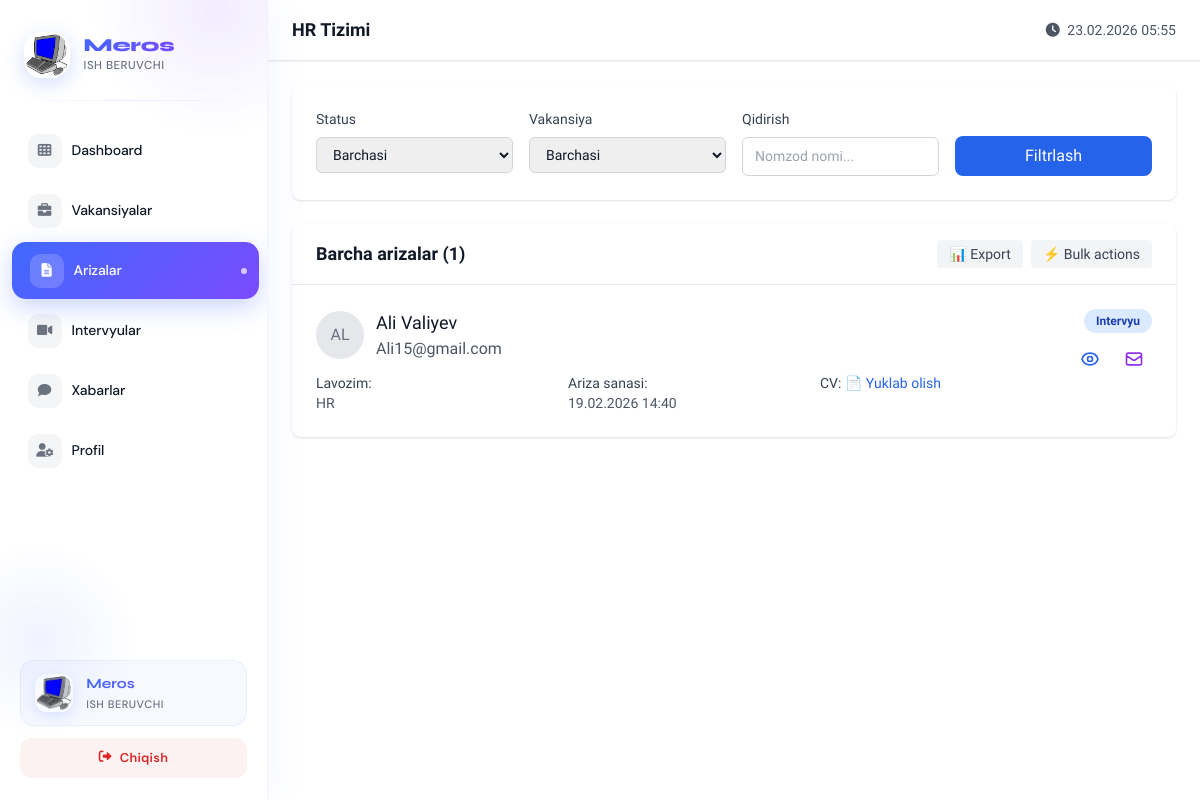
Before: /employer/applications/ (signed in) with the older database file.
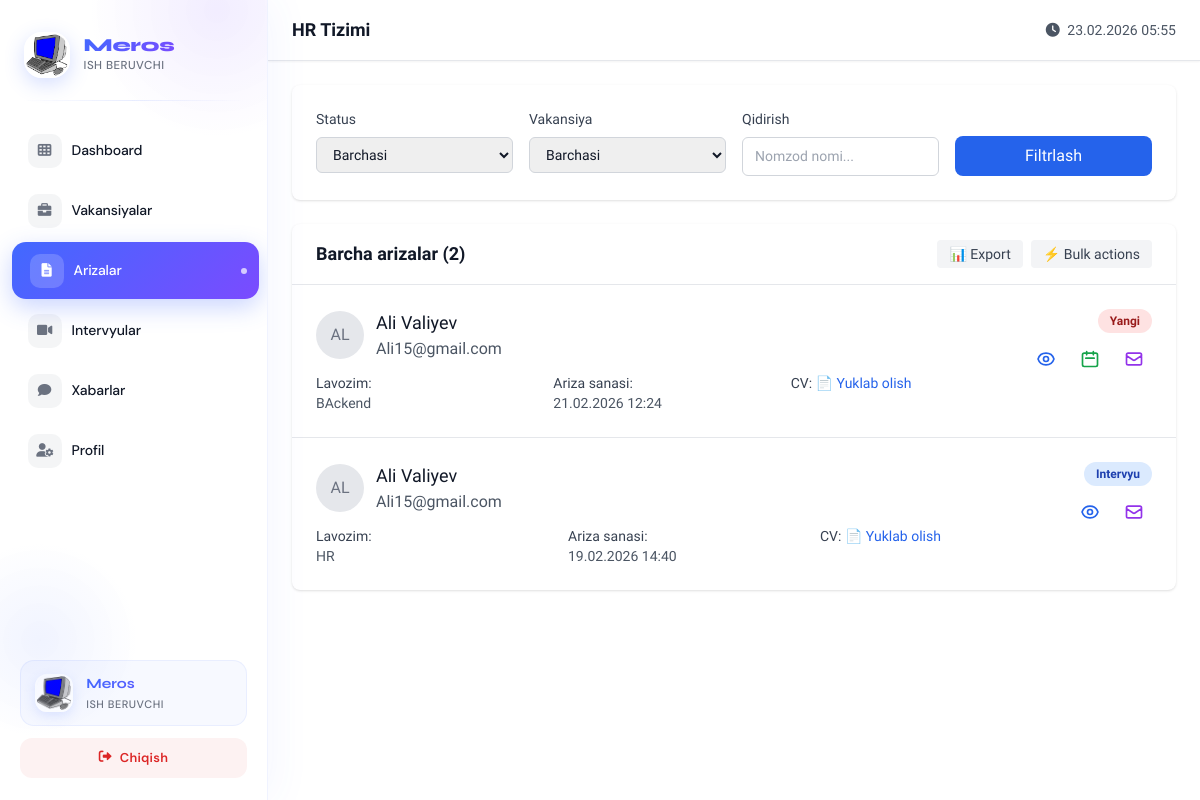
After: the same page with the newer database file.
### hr_bolim/models.py (models this page shows, shortened)
class CandidateApplication(models.Model):
    STATUS_CHOICES = (
        ("new", "Yangi"),
        ("reviewed", "Ko'rilgan"),
        ("interview", "Intervyu"),
        ("rejected", "Rad etilgan"),
        ("accepted", "Qabul qilingan"),
    )
    job = models.ForeignKey(EmployerJob, on_delete=models.CASCADE, related_name='applications')
    candidate = models.ForeignKey(User, on_delete=models.CASCADE, limit_choices_to={"role": "candidate"})
    resume_file = models.FileField(upload_to="applications/resumes/")
    cover_letter = models.TextField(blank=True, null=True)
    status = models.CharField(max_length=20, choices=STATUS_CHOICES, default="new")
    internal_notes = models.TextField(blank=True, null=True)
    consent_given = models.BooleanField(default=False)
    consent_date = models.DateTimeField(blank=True, null=True)
    applied_at = models.DateTimeField(auto_now_add=True)
    updated_at = models.DateTimeField(auto_now=True)
    class Meta:
        unique_together = ('job', 'candidate')

class User(AbstractUser):
    ROLE_CHOICES = (
        ("candidate","Ish izlovchi"),
        ("employer","Ish beruvchi"),
        ("admin","Admin")
    )
    role = models.CharField(max_length=20,choices=ROLE_CHOICES, default='candidate')
    phone = models.CharField(max_length=20,blank=True,null=True)
    consent_given = models.BooleanField(default=False)
    consent_date = models.DateTimeField(blank=True,null=True)
    consent_policy_version = models.CharField(max_length=10,blank=True,null=True)
    data_retention_until = models.DateTimeField(blank=True,null=True)
    is_delete = models.BooleanField(default=False)
    created_at = models.DateTimeField(auto_now_add=True)
    update_at = models.DateTimeField(auto_now=True)
    is_staff = models.BooleanField(default=False)
    is_superuser = models.BooleanField(default=False)

class EmployerJob(models.Model):
    STATUS_CHOICES = (
        ("draft", "Draft"),
        ("active", "Active"),
        ("closed", "Closed"),
        ("paused", "Paused"),
    )
    EMPLOYMENT_TYPE = (
        ("full-time", "To'liq stavka"),
        ("part-time", "Qisman stavka"),
        ("remote", "Masofaviy"),
        ("hybrid", "Gibrid"),
        ("internship", "Stajirovka"),
    )
    company = models.ForeignKey(Company, on_delete=models.CASCADE, related_name='jobs')
    title = models.CharField(max_length=200)
    employment_type = models.CharField(max_length=50, choices=EMPLOYMENT_TYPE)
    salary_min = models.DecimalField(max_digits=12, decimal_places=0, blank=True, null=True)
    salary_max = models.DecimalField(max_digits=12, decimal_places=0, blank=True, null=True)
    requirements = models.TextField()
    responsibilities = models.TextField()
    benefits = models.TextField(blank=True, null=True)
    location = models.CharField(max_length=200)
    deadline = models.DateTimeField()
    positions_count = models.PositiveIntegerField(default=1)
    status = models.CharField(max_length=20, choices=STATUS_CHOICES, default="draft")
    view_count = models.PositiveIntegerField(default=0)
    application_count = models.PositiveIntegerField(default=0)
    created_at = models.DateTimeField(auto_now_add=True)
    updated_at = models.DateTimeField(auto_now=True)

### hr_bolim/views.py (the view)
# urls.py: path('employer/applications/', employer_applications, name='employer_applications'),
@login_required
def employer_applications(request):
    if request.user.role != 'employer':
        return redirect('home')
    try:
        company = Company.objects.get(user=request.user)
    except Company.DoesNotExist:
        return redirect('employer_register')
    applications = CandidateApplication.objects.filter(
        job__company=company
    ).order_by('-applied_at')
    status_filter = request.GET.get('status')
    if status_filter:
        applications = applications.filter(status=status_filter)
    job_filter = request.GET.get('job')
    if job_filter:
        applications = applications.filter(job_id=job_filter)
    jobs = EmployerJob.objects.filter(company=company)
    context = {
        'company': company,
        'applications': applications,
        'jobs': jobs,
        'status_filter': status_filter,
        'job_filter': job_filter,
    }
    return render(request, 'hr_bolim/employer/applications.html', context)

### hr_bolim/templates/hr_bolim/employer/applications.html (shortened to what the changed rows need)
{% extends 'hr_bolim/base_with_sidebar.html' %}
{% load static %}
{% block employer_content %}
<div>
        <div class="bg-white rounded-lg shadow">
            <div class="px-6 py-4 border-b border-gray-200">
                <div class="flex justify-between items-center">
                    <h2 class="text-lg font-semibold text-gray-900">Barcha arizalar ({{ applications.count }})</h2>
                    <div class="flex space-x-2">
                        <button onclick="exportApplications()" class="px-3 py-1 text-sm bg-gray-100 text-gray-700 rounded hover:bg-gray-200">
                        </button>
                        <button onclick="bulkActions()" class="px-3 py-1 text-sm bg-gray-100 text-gray-700 rounded hover:bg-gray-200">
                        </button>
                    </div>
                </div>
            </div>
            <div class="divide-y divide-gray-200">
                {% for application in applications %}
                <div class="p-6 hover:bg-gray-50 application-item" data-status="{{ application.status }}" data-candidate="{{ application.candidate.get_full_name|lower }}" data-job="{{ application.job.title|lower }}">
                    <div class="flex justify-between items-start">
                        <div class="flex-1">
                            <div class="flex items-center space-x-3">
                                {% if candidate_profile %}
                                    {% if candidate_profile.profile_picture %}
                                        <img src="{{ candidate_profile.profile_picture.url }}" alt="{{ application.candidate.get_full_name }}" class="w-12 h-12 rounded-full object-cover">
                                    {% else %}
                                        <div class="w-12 h-12 bg-gray-200 rounded-full flex items-center justify-center">
                                            <span class="text-gray-500 font-medium">{{ application.candidate.get_full_name|slice:":2"|upper }}</span>
                                        </div>
                                    {% endif %}
                                {% else %}
                                    <div class="w-12 h-12 bg-gray-200 rounded-full flex items-center justify-center">
                                        <span class="text-gray-500 font-medium">{{ application.candidate.get_full_name|slice:":2"|upper }}</span>
                                    </div>
                                {% endif %}
                                <div>
                                    <h3 class="text-lg font-medium text-gray-900">{{ application.candidate.get_full_name }}</h3>
                                    <p class="text-gray-600">{{ application.candidate.email }}</p>
                                </div>
                            </div>
                            <div class="mt-3 grid grid-cols-1 md:grid-cols-3 gap-4 text-sm">
                                <div>
                                    <span class="font-medium text-gray-700">Lavozim:</span>
                                    <p class="text-gray-600">{{ application.job.title }}</p>
                                </div>
                                <div>
                                    <span class="font-medium text-gray-700">Ariza sanasi:</span>
                                    <p class="text-gray-600">{{ application.applied_at|date:"d.m.Y H:i" }}</p>
                                </div>
                                <div>
                                    <span class="font-medium text-gray-700">CV:</span>
                                    {% if application.resume_file %}
                                        <a href="{{ application.resume_file.url }}" target="_blank" class="text-blue-600 hover:text-blue-800">📄 Yuklab olish</a>
                                    {% else %}
                                        <span class="text-gray-500">CV yo'q</span>
                                    {% endif %}
                                </div>
                            </div>
                        </div>
                        <div class="ml-4 flex flex-col items-end space-y-2">
                            <span class="inline-flex px-3 py-1 text-xs font-semibold rounded-full
                                {% if application.status == 'new' %}bg-red-100 text-red-800
                                {% elif application.status == 'reviewed' %}bg-yellow-100 text-yellow-800
                                {% elif application.status == 'interview' %}bg-blue-100 text-blue-800
                                {% elif application.status == 'accepted' %}bg-green-100 text-green-800
                                {% else %}bg-gray-100 text-gray-800{% endif %}">
                                {{ application.get_status_display }}
                            </span>
                            <div class="flex space-x-2">
                                <a href="{% url 'application_detail' application.id %}" class="p-2 text-blue-600 hover:bg-blue-50 rounded-lg" title="Batafsil">
                                </a>
                                {% if application.status != 'interview' %}
                                    <a href="{% url 'schedule_interview' application.id %}" class="p-2 text-green-600 hover:bg-green-50 rounded-lg" title="Intervyu">
                                        <svg class="w-5 h-5" fill="none" stroke="currentColor" viewBox="0 0 24 24">
                                            <path stroke-linecap="round" stroke-linejoin="round" stroke-width="2" d="M8 7V3m8 4V3m-9 8h10M5 21h14a2 2 0 002-2V7a2 2 0 00-2-2H5a2 2 0 00-2 2v12a2 2 0 002 2z"></path>
                                        </svg>
                                    </a>
                                {% endif %}
                                <button onclick="sendMessage('{{ application.candidate.id }}')" class="p-2 text-purple-600 hover:bg-purple-50 rounded-lg" title="Xabar yuborish">
                                    <svg class="w-5 h-5" fill="none" stroke="currentColor" viewBox="0 0 24 24">
                                        <path stroke-linecap="round" stroke-linejoin="round" stroke-width="2" d="M3 8l7.89 5.26a2 2 0 002.22 0L21 8M5 19h14a2 2 0 002-2V7a2 2 0 00-2-2H5a2 2 0 00-2 2v10a2 2 0 002 2z"></path>
                                    </svg>
                                </button>
                            </div>
                        </div>
                    </div>
                </div>
                {% endfor %}
            </div>
        </div>
</div>
{% endblock employer_content %}

Changed rows visible on the page:
added CandidateApplication: candidate.get_full_name "AL", candidate.get_full_name "Ali Valiyev", candidate.email "Ali15@gmail.com", job "BAckend", applied_at "21.02.2026 12:24", status "Yangi"
Other visible differences:
{{ applications.count }}: "1" → "2"
